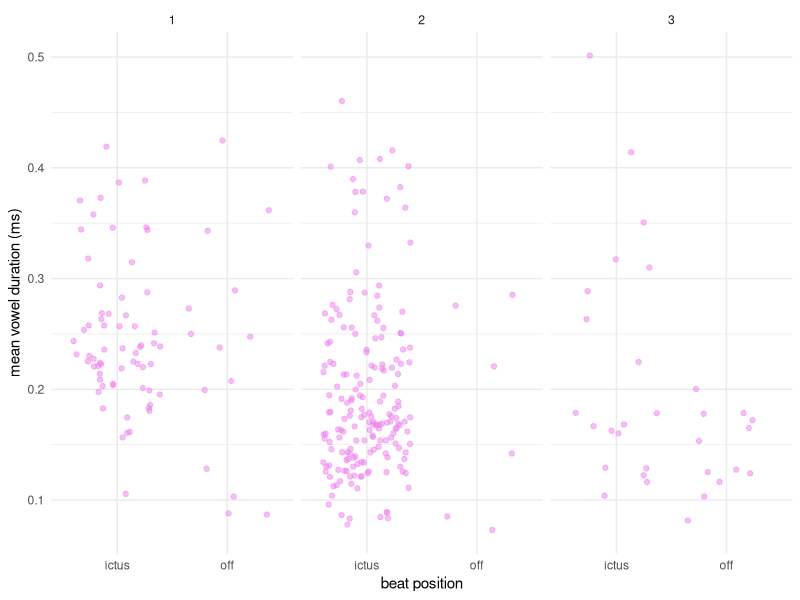
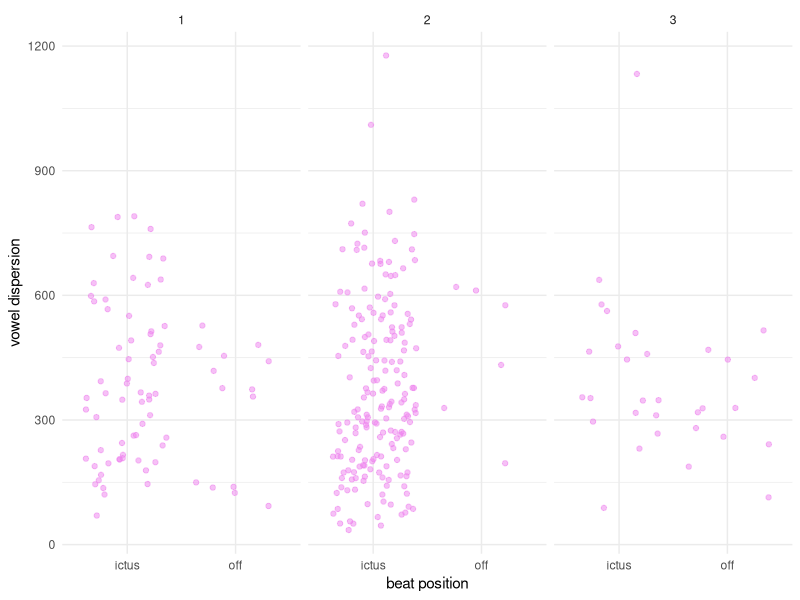
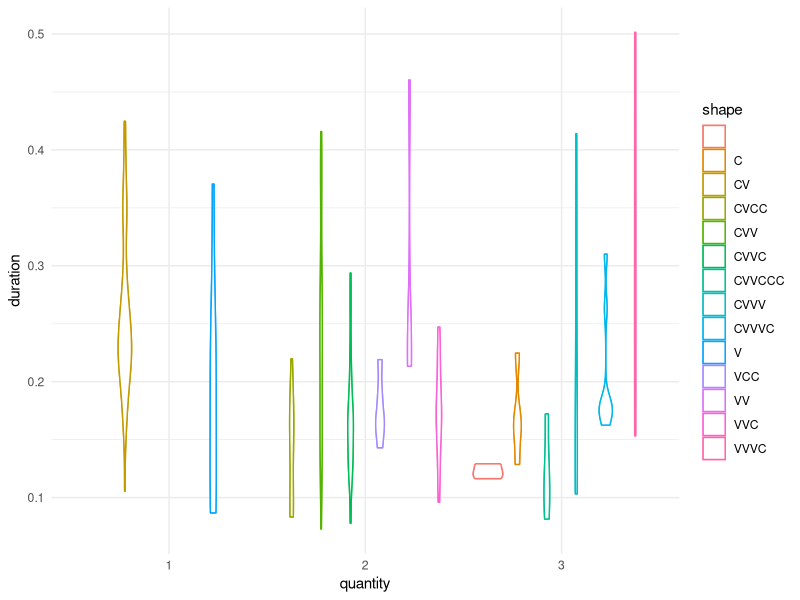
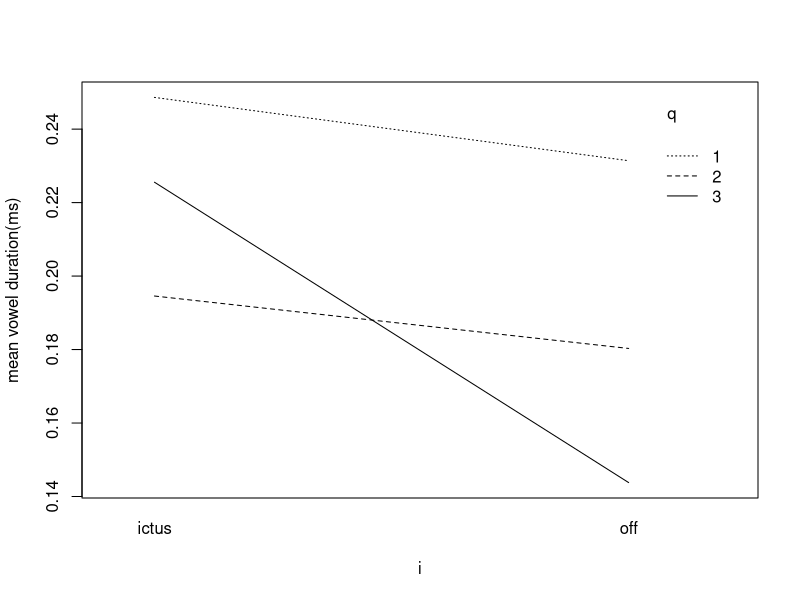

These figures' R source, in order:
## ---- chunk 1
library("lme4")
library("ggplot2")
library("broom")
library("dplyr")
quant_df <- read.csv("vowel_master.csv", header= TRUE)
quant_df$ictus <- as.factor(quant_df$ictus)
quant_df$stressed <- as.factor(quant_df$stressed)
quant_df$stressed <- recode_factor(quant_df$stressed, "0" = "unstressed","1" = "stressed")
quant_df$quantity <- as.factor(quant_df$quantity)
quant_df$song <- as.factor(quant_df$song)
quant_df$word <- as.factor(quant_df$word)
head(quant_df)
## ---- chunk 2
quant_df <- filter(quant_df, quant_df$stressed == 'stressed')
quant_df
## ---- chunk 3
ggplot(quant_df,aes(ictus,duration)) + 
  geom_jitter(color = "violet", alpha = 0.5) +
  facet_wrap("quantity") +
  labs(x = "beat position", y = "mean vowel duration (ms)") + 
  theme_minimal()
#ggsave("q_dur.png")
ggplot(quant_df,aes(ictus,euclid)) + 
  geom_jitter(color = "violet", alpha = 0.5) +
  facet_wrap("quantity") +
  labs(x = "beat position", y = "vowel dispersion") + 
  theme_minimal()

## ---- chunk 4
ggplot(quant_df,aes(x=quantity,y=duration, color = shape)) +
geom_violin()  + stat_ydensity() + theme_minimal() +

labs( xlab = "syllable shape" ,ylab = "vowel duration (ms)") 
## ---- chunk 5
interaction.plot(quant_df$ictus,quant_df$quantity,quant_df$duration,xlab="i",ylab="mean vowel duration(ms)",trace.label = "q")
